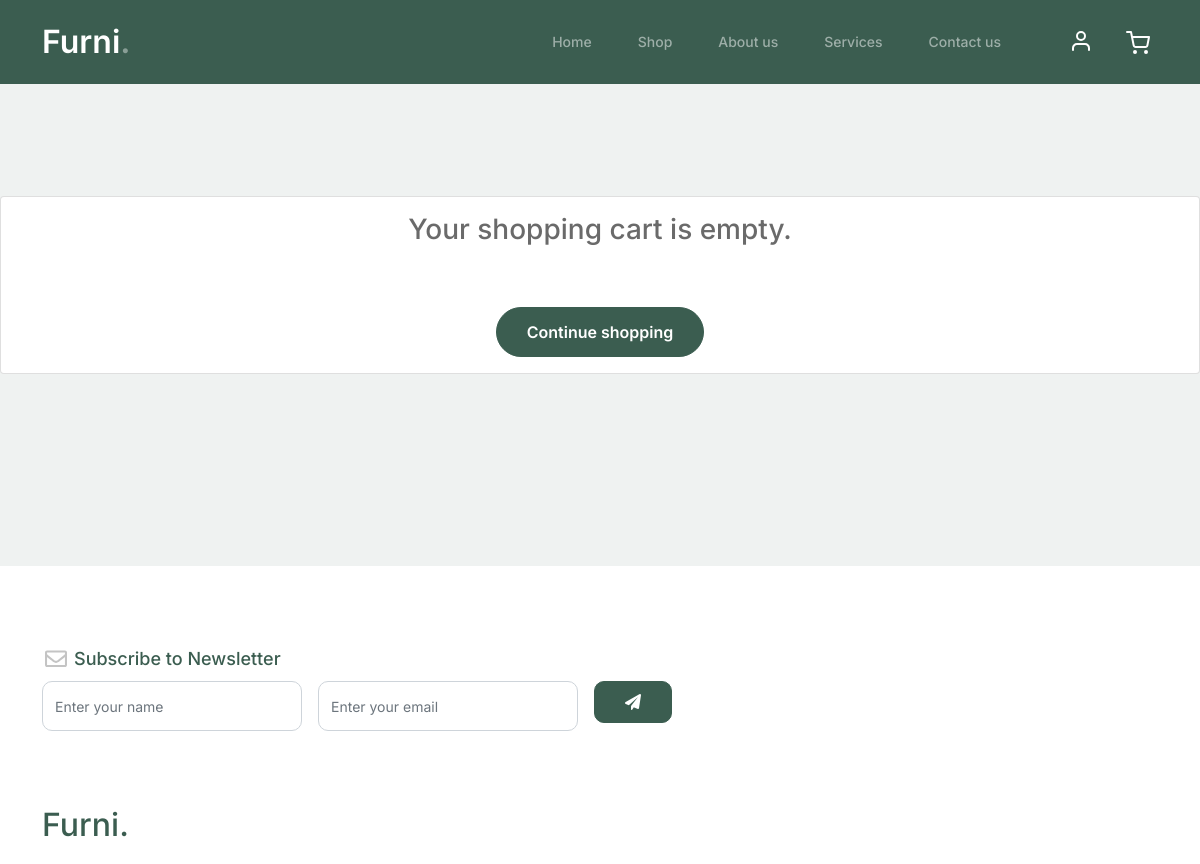
The app's page /cart/ (signed in, upper part), older data.
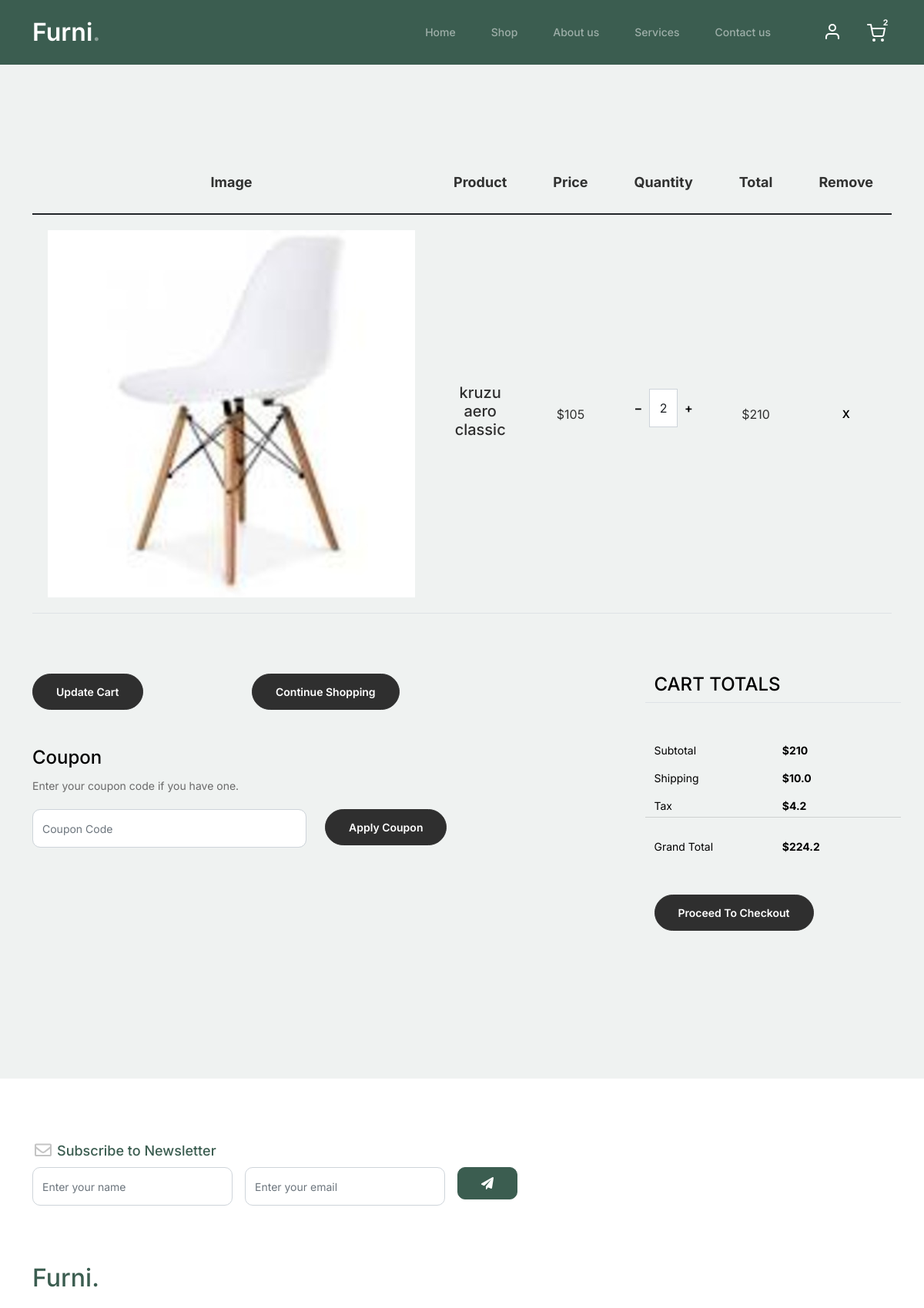
The same page, newer data.
### cart/models.py (models this page shows, shortened)
class CartItem(models.Model):
    user = models.ForeignKey(Account, on_delete=models.CASCADE, null=True)
    product = models.ForeignKey(Product, on_delete=models.CASCADE)
    cart = models.ForeignKey(Cart, on_delete=models.CASCADE, null=True)
    quantity = models.IntegerField()
    is_active = models.BooleanField(default=True)
    def subtotal(self):
        return self.product.price * self.quantity

### shop/models.py (models this page shows, shortened)
class Product(models.Model):
    product_name    = models.CharField(max_length=200, unique=True)
    category        = models.ForeignKey(Category, on_delete=models.CASCADE)
    slug            = models.SlugField(max_length=200, unique=True)
    description     = models.TextField(max_length=500, blank=True)
    price           = models.IntegerField()
    images          = models.ImageField(upload_to='photos/products')
    stock           = models.IntegerField()
    is_available    = models.BooleanField(default=True)
    created_date    = models.DateTimeField(auto_now_add=True)
    modified_date   = models.DateTimeField(auto_now=True)
    def get_url(self):
        return reverse('product_detail', args=[self.category.slug, self.slug])

### cart/views.py (the view)
# urls.py: path("", views.cart, name='cart'),
@login_required(login_url='signin')
def cart(request, total=0, quantity=0, cart_items=None):
    tax, grand_total = 0, 0
    try:
        if request.user.is_authenticated:
            cart_items = CartItem.objects.filter(user=request.user, is_active=True)
        else:
            cart = Cart.objects.get(cart_id=_cart_id(request))
            cart_items = CartItem.objects.filter(cart=cart, is_active=True)
        for cart_item in cart_items:
            total += (cart_item.product.price * cart_item.quantity)
            quantity += cart_item.quantity
        shipping_handling = 10.0
        tax = (2 * total)/100
        grand_total = tax + total + shipping_handling
        context = {
        'total': total,
        "quantity": quantity,
        'cart_items': cart_items,
        'tax': tax,
        'grand_total': grand_total,
        'shipping_handling': shipping_handling
        }
        return render(request, 'shop/cart.html', context)
    except ObjectDoesNotExist:
        pass

### accounts/models.py (called while the page is built)
    @property
    def is_authenticated(self):
        return True

### cart/context_processor.py (called while the page is built)
def counter(request):
    cart_count = 0
    if 'admin' in request.path:
        return {}
    else:
        try:
            cart = Cart.objects.filter(cart_id=_cart_id(request))
            if request.user.is_authenticated:
                cart_items = CartItem.objects.all().filter(user=request.user)
            else:
                cart_items = CartItem.objects.all().filter(cart=cart[:1])
            for cart_item in cart_items:
                cart_count += cart_item.quantity
        except Cart.DoesNotExist:
            cart_count = 0
    if cart_count > 9:
        cart_count = '9+'
    return dict(cart_count=cart_count)

### cart/views.py (called while the page is built)
def _cart_id(request):
    cart = request.session.session_key
    if not cart:
        cart = request.session.create()
    return cart

### templates/shop/cart.html
{% extends 'base.html' %}
{% load static %}
{% block content %}
<div class="untree_co-section before-footer-section">
  {% if not cart_items %}
<div class="card">
  <div class="container">
    <h3 class="text-center my-3">Your shopping cart is empty.</h3>
    <br>
    <div class="text-center my-3">
      <a href="{% url 'shop' %}" class="btn btn-primary">Continue shopping</a>
    </div>
  </div>
</div>
{% else %}
    <div class="container">
      <div class="row mb-5">
        <form class="col-md-12" method="post">
          <div class="site-blocks-table">
            <table class="table">
              <thead>
                <tr>
                  <th class="product-thumbnail">Image</th>
                  <th class="product-name">Product</th>
                  <th class="product-price">Price</th>
                  <th class="product-quantity">Quantity</th>
                  <th class="product-total">Total</th>
                  <th class="product-remove">Remove</th>
                </tr>
              </thead>
              <tbody>
                {% for cart_item in cart_items %}
                <tr>
                  <td class="product-thumbnail">
                    <a href="{{ cart_item.product.get_url }}"><img src="{{ cart_item.product.images.url }}" alt="Image" class="img-md"></a>
                  </td>
                  <td class="product-name">
                    <h2 class="h5 text-black"><a href="{{ cart_item.product.get_url }}" style="text-decoration: none;">{{cart_item.product.product_name}}</a></h2>
                  </td>
                  <td>${{cart_item.product.price}}</td>
                  <td>
                    <div class="input-group mb-3 d-flex align-items-center quantity-container" style="max-width: 120px;">
                      <div class="input-group-prepend">
                        <a href="{% url 'remove_cart' cart_item.product.id %}" class="btn btn-outline-black decrease" type="button">&minus;</a>
                      </div>
                      <input type="text" class="form-control text-center quantity-amount" value="{{ cart_item.quantity }}" placeholder="" aria-label="Example text with button addon" aria-describedby="button-addon1">
                      <div class="input-group-append">
                        <a href="{% url 'add_cart' cart_item.product.id %}" class="btn btn-outline-black increase" type="button">&plus;</a>
                      </div>
                    </div>
                  </td>
                  <td>${{ cart_item.subtotal }}</td>
                  <td><a href="{% url 'remove_cart_item' cart_item.product.id %}" class="btn btn-black btn-sm">X</a></td>
                </tr>
                {% endfor %}
              </tbody>
            </table>
          </div>
        </form>
      </div>
      <div class="row">
        <div class="col-md-6">
          <div class="row mb-5">
            <div class="col-md-6 mb-3 mb-md-0">
              <a class="btn btn-black btn-sm btn-block" href="{% url 'shop' %}">Update Cart</a>
            </div>
            <div class="col-md-6">
              <a class="btn btn-outline-black btn-sm btn-block" href="{% url 'shop' %}">Continue Shopping</a>
            </div>
          </div>
          <div class="row">
            <div class="col-md-12">
              <label class="text-black h4" for="coupon">Coupon</label>
              <p>Enter your coupon code if you have one.</p>
            </div>
            <div class="col-md-8 mb-3 mb-md-0">
              <input type="text" class="form-control py-3" id="coupon" placeholder="Coupon Code">
            </div>
            <div class="col-md-4">
              <button class="btn btn-outline-black btn-sm btn-block mb-3">Apply Coupon</button>
            </div>
          </div>
        </div>
        <div class="col-md-6 pl-5">
          <div class="row justify-content-end">
            <div class="col-md-7">
              <div class="row">
                <div class="col-md-12 text-right border-bottom mb-5">
                  <h3 class="text-black h4 text-uppercase">Cart Totals</h3>
                </div>
              </div>
              <div class="row mb-2">
                <div class="col-md-6">
                  <span class="text-black">Subtotal</span>
                </div>
                <div class="col-md-6 text-right">
                  <strong class="text-black">${{ total }}</strong>
                </div>
              </div>
              <div class="row mb-2">
                <div class="col-md-6">
                  <span class="text-black">Shipping</span>
                </div>
                <div class="col-md-6 text-right">
                  <strong class="text-black">${{ shipping_handling }}</strong>
                </div>
              </div>
              <div class="row mb-2">
                <div class="col-md-6">
                  <span class="text-black">Tax</span>
                </div>
                <div class="col-md-6 text-right">
                  <strong class="text-black">${{ tax }}</strong>
                </div>
                <hr>
              </div>
              <div class="row mb-5">
                <div class="col-md-6">
                  <span class="text-black">Grand Total</span>
                </div>
                <div class="col-md-6 text-right">
                  <strong class="text-black">${{ grand_total }}</strong>
                </div>
              </div>
              <div class="row">
                <div class="col-md-12">
                  <a href="{% url 'checkout' %}" class="btn btn-outline-black btn-sm btn-block" >Proceed To Checkout</a>
                </div>
              </div>
            </div>
          </div>
        </div>
      </div>
    </div>
    {% endif %}
  </div>
{% endblock %}

Row changes from the older to the newer data that the page shows:
added CartItem: product.images (picture), product.product_name "kruzu aero classic", product.price "105", quantity "2", subtotal "210"
Text that changed along with them:
{{ cart_count }}: (not shown) → "2"
{{ total }}: (not shown) → "210"
{{ shipping_handling }}: (not shown) → "10.0"
{{ tax }}: (not shown) → "4.2"
{{ grand_total }}: (not shown) → "224.2"
text no longer shown: "Your shopping cart is empty. Continue shopping"
text now shown: "Image Product Price Quantity Total Remove Update Cart Continue Shopping Coupon Enter your coupon code if you have one. Apply Coupon CART TOTALS Subtotal $ Shipping $ Tax $ Grand Total $ Proceed To Checkout"
